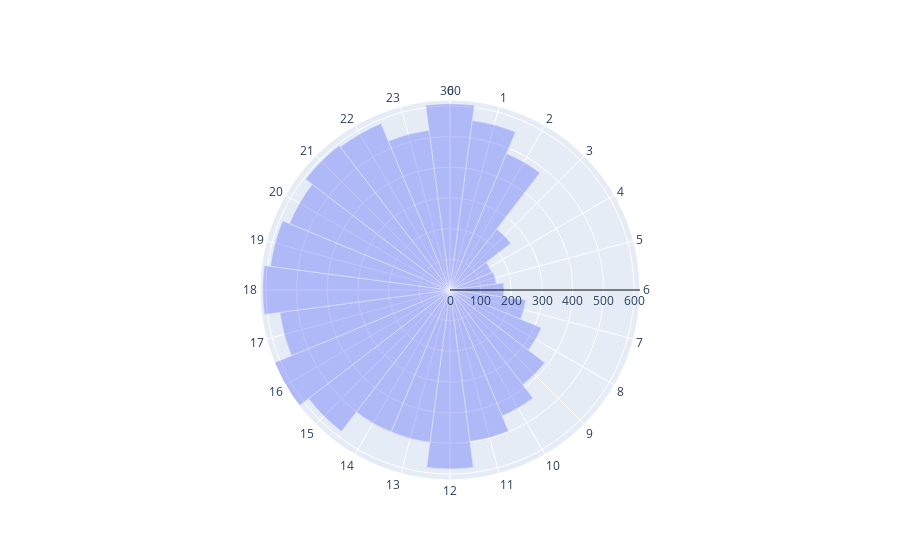

Write notebook code for a chart like this one.
### Markdown cell above
### Part 1.3 : Polar plot

Finally, choose a different crime type and create a polar plot of its 24hour cycle (Week 2, Part 4). Again, don't forget to comment as you would in a figure text.

### Code cell
import plotly.graph_objects as go

focus = 'ASSAULT'
year = 2015
df_ass_2015 = df[(df['Category']==focus) & (df['datetime'].dt.year == year)]
ass_per_hour_2015 = df_ass_2015.groupby('Hour')[['PdId']].count()

# Create polar barchart
fig = go.Figure(go.Barpolar(
    # set height of bars
    r=ass_per_hour_2015['PdId'],
    # Evenly space bars
    width=360/24,
    opacity=0.4
))

tick_labels = ["0", "1", "2", "3", "4", "5", "6", "7", "8", "9",
                "10", "11", "12", "13", "14", "15", "16", "17", "18", "19",
                "20", "21", "22", "23"] 
# Update some parameters for good looks
fig.update_layout(
    polar = dict(
        radialaxis = dict(range=[0, max(ass_per_hour_2015['PdId'])], showticklabels=True, ticks='', linecolor='black'),
        angularaxis = dict(showticklabels=True,
            tickvals=np.linspace(0,360,25),
            ticktext=tick_labels,
            direction='clockwise',
            tickmode='array',
            ticks=''),
    ),
    polar_angularaxis_rotation=90,
    showlegend=False
)

fig.show()

### Figure 1 — Plotly figure (JSON) as saved in the notebook; plotly's stock layout.template omitted (floating-point values rounded to 4 significant figures)
{"data": [{"opacity": 0.4, "r": [607, 557, 481, 250, 148, 152, 176, 249, 322, 389, 444, 498, 583, 502, 502, 581, 619, 559, 610, 590, 566, 593, 587, 525], "type": "barpolar", "width": 15}], "layout": {"polar": {"angularaxis": {"direction": "clockwise", "rotation": 90, "showticklabels": true, "tickmode": "array", "ticks": "", "ticktext": ["0", "1", "2", "3", "4", "5", "6", "7", "8", "9", "10", "11", "12", "13", "14", "15", "16", "17", "18", "19", "20", "21", "22", "23"], "tickvals": [0, 15, 30, 45, 60, 75, 90, 105, 120, 135, 150, 165, 180, 195, 210, 225, 240, 255, 270, 285, 300, 315, 330, 345, 360]}, "radialaxis": {"linecolor": "black", "range": [0, 619], "showticklabels": true, "ticks": ""}}, "showlegend": false}}
